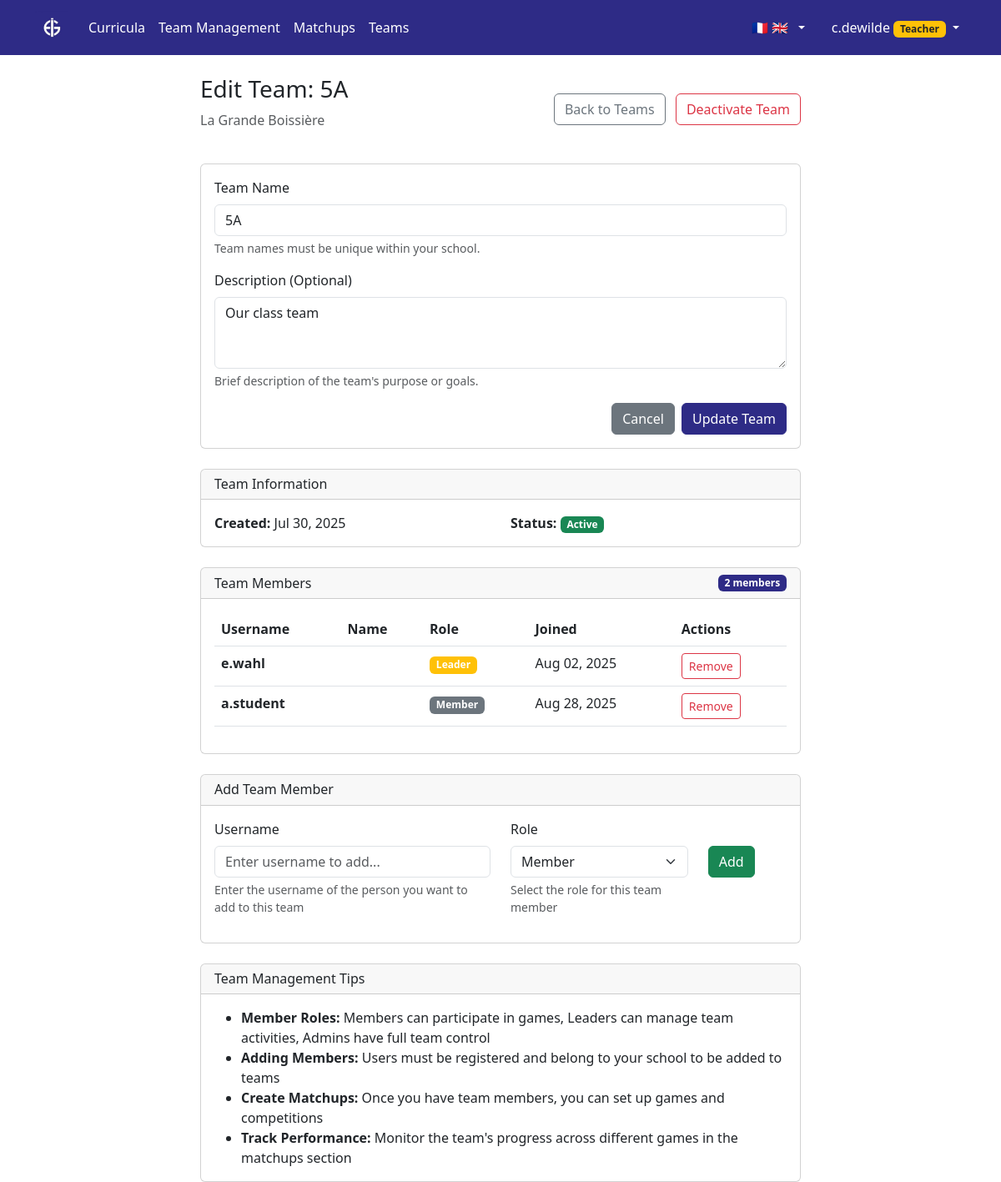
/aigames/team-management/teams/1/edit/ (signed in), run on the app's committed database.
### aigames/models.py (models this page shows, shortened)
class Team(models.Model):
    name = models.CharField(max_length=255)  # Team names unique per school
    description = models.TextField(blank=True)
    school = models.ForeignKey(School, on_delete=models.CASCADE, related_name='teams')
    created_by = models.ForeignKey(User, on_delete=models.CASCADE, related_name='created_teams')
    members = models.ManyToManyField(User, through='TeamMembership', related_name='teams')
    games = models.ManyToManyField(AiGame, through='TeamGameParticipation', related_name='participating_teams')
    is_active = models.BooleanField(default=True)
    created_at = models.DateTimeField(auto_now_add=True)
    updated_at = models.DateTimeField(auto_now=True)
    class Meta:
        ordering = ['name']
        unique_together = ['school', 'name']  # Team names must be unique within each school

class School(models.Model):
    name = models.CharField(max_length=255, unique=True)
    short_name = models.CharField(max_length=50, help_text="Short name or abbreviation")
    description = models.TextField(blank=True)
    logo = models.ImageField(upload_to='school_logos/', blank=True, null=True, help_text="School logo for white-labeling")
    navbar_color = models.CharField(max_length=7, blank=True, help_text="Navbar color in hex format (e.g., #2E2B86)")
    primary_button_color = models.CharField(max_length=7, blank=True, help_text="Primary button color in hex format (e.g., #2E2B86)")
    website_url = models.URLField(blank=True, help_text="School website URL")
    address = models.TextField(blank=True)
    is_active = models.BooleanField(default=True)
    created_at = models.DateTimeField(auto_now_add=True)
    updated_at = models.DateTimeField(auto_now=True)
    @property
    def logo_url(self):
        if self.logo:
            return self.logo.url
        return None
    class Meta:
        ordering = ['name']

class TeamMembership(models.Model):
    ROLE_CHOICES = [
        ('member', 'Member'),
        ('leader', 'Leader'),
        ('admin', 'Admin'),
    ]
    team = models.ForeignKey(Team, on_delete=models.CASCADE)
    user = models.ForeignKey(User, on_delete=models.CASCADE)
    role = models.CharField(max_length=10, choices=ROLE_CHOICES, default='member')
    joined_at = models.DateTimeField(auto_now_add=True)
    class Meta:
        unique_together = ['team', 'user']  # User can only be in a team once

### aigames/views.py (the view, shortened to what this page needs)
# urls.py: path('team-management/teams/<int:team_id>/edit/', views.edit_school_team, name='edit_school_team'),
@login_required
@user_passes_test(can_create_teams)
def edit_school_team(request, team_id):
    user_school = request.user.profile.school
    team = get_object_or_404(Team, id=team_id, school=user_school, is_active=True)
    form = SchoolTeamForm(school=user_school, instance=team)
    member_form = TeamMemberForm(team=team, school=user_school)
    from .models import TeamMembership
    memberships = TeamMembership.objects.filter(team=team).select_related('user', 'user__profile').order_by('joined_at')
    context = {
        'form': form,
        'member_form': member_form,
        'team': team,
        'memberships': memberships,
        'user_school': user_school,
    }
    return render(request, 'aigames/edit_school_team.html', context)

### aigames/templates/aigames/edit_school_team.html (shortened to what this page needs)
{% extends 'syllabus/base.html' %}
{% block content %}
<div class="container">
    <div class="row justify-content-center">
        <div class="col-md-8">
            <div class="d-flex justify-content-between align-items-center mb-4">
                <div>
                    <h1 class="h3">Edit Team: {{ team.name }}</h1>
                    <p class="text-muted">{{ user_school.name }}</p>
                </div>
                <div>
                    <a href="{% url 'aigames:school_teams_list' %}" class="btn btn-outline-secondary me-2">
                         Back to Teams
                    </a>
                    <a href="{% url 'aigames:delete_school_team' team.id %}" class="btn btn-outline-danger">
                        {% if user.profile.is_admin %}Delete{% else %}Deactivate{% endif %} Team
                    </a>
                </div>
            </div>
            <div class="card">
                <div class="card-body">
                    <form method="post">
                        <div class="mb-3">
                            <label for="{{ form.name.id_for_label }}" class="form-label">Team Name</label>
                            {{ form.name }}
                            <div class="form-text">
                                Team names must be unique within your school.
                            </div>
                        </div>
                        <div class="mb-3">
                            <label for="{{ form.description.id_for_label }}" class="form-label">Description (Optional)</label>
                            {{ form.description }}
                            <div class="form-text">
                                Brief description of the team's purpose or goals.
                            </div>
                        </div>
                        <div class="d-flex justify-content-end">
                            <a href="{% url 'aigames:school_teams_list' %}" class="btn btn-secondary me-2">Cancel</a>
                            <button type="submit" class="btn btn-primary">
                                 Update Team
                            </button>
                        </div>
                    </form>
                </div>
            </div>
            <div class="card mt-4">
                <div class="card-header">
                    <h6 class="mb-0"> Team Information</h6>
                </div>
                <div class="card-body">
                    <div class="row">
                        <div class="col-md-6">
                            <strong>Created:</strong> {{ team.created_at|date:"M d, Y" }}
                        </div>
                        <div class="col-md-6">
                            <strong>Status:</strong>
                            {% if team.is_active %}
                                <span class="badge bg-success">Active</span>
                            {% else %}
                                <span class="badge bg-secondary">Inactive</span>
                            {% endif %}
                        </div>
                    </div>
                </div>
            </div>
            <div class="card mt-4">
                <div class="card-header d-flex justify-content-between align-items-center">
                    <h6 class="mb-0"> Team Members</h6>
                    <span class="badge bg-primary">{{ memberships.count }} member{{ memberships.count|pluralize }}</span>
                </div>
                <div class="card-body">
                    {% if memberships %}
                        <div class="table-responsive">
                            <table class="table table-hover">
                                <thead>
                                    <tr>
                                        <th>Username</th>
                                        <th>Name</th>
                                        <th>Role</th>
                                        <th>Joined</th>
                                        <th>Actions</th>
                                    </tr>
                                </thead>
                                <tbody>
                                    {% for membership in memberships %}
                                    <tr>
                                        <td>
                                            <strong>{{ membership.user.username }}</strong>
                                        </td>
                                        <td>{{ membership.user.first_name }} {{ membership.user.last_name }}</td>
                                        <td>
                                            <span class="badge bg-{% if membership.role == 'admin' %}danger{% elif membership.role == 'leader' %}warning{% else %}secondary{% endif %}">
                                                {{ membership.get_role_display }}
                                            </span>
                                        </td>
                                        <td>{{ membership.joined_at|date:"M d, Y" }}</td>
                                        <td>
                                            <form method="post" style="display: inline;" onsubmit="return confirm('Are you sure you want to remove {{ membership.user.username }} from this team?');">
                                                <button type="submit" name="remove_member" class="btn btn-sm btn-outline-danger">
                                                     Remove
                                                </button>
                                            </form>
                                        </td>
                                    </tr>
                                    {% endfor %}
                                </tbody>
                            </table>
                        </div>
                    {% else %}
                        <p class="text-muted mb-0">No members in this team yet. Add some members below!</p>
                    {% endif %}
                </div>
            </div>
            <div class="card mt-4">
                <div class="card-header">
                    <h6 class="mb-0"> Add Team Member</h6>
                </div>
                <div class="card-body">
                    <form method="post">
                        <div class="row">
                            <div class="col-md-6">
                                <div class="mb-3">
                                    <label for="{{ member_form.username.id_for_label }}" class="form-label">Username</label>
                                    {{ member_form.username }}
                                    <div class="form-text">{{ member_form.username.help_text }}</div>
                                </div>
                            </div>
                            <div class="col-md-4">
                                <div class="mb-3">
                                    <label for="{{ member_form.role.id_for_label }}" class="form-label">Role</label>
                                    {{ member_form.role }}
                                    <div class="form-text">{{ member_form.role.help_text }}</div>
                                </div>
                            </div>
                            <div class="col-md-2">
                                <div class="mb-3">
                                    <label class="form-label">&nbsp;</label>
                                    <button type="submit" name="add_member" class="btn btn-success d-block">
                                         Add
                                    </button>
                                </div>
                            </div>
                        </div>
                    </form>
                </div>
            </div>
            <div class="card mt-4">
                <div class="card-header">
                    <h6 class="mb-0"> Team Management Tips</h6>
                </div>
                <div class="card-body">
                    <ul class="mb-0">
                        <li><strong>Member Roles:</strong> Members can participate in games, Leaders can manage team activities, Admins have full team control</li>
                        <li><strong>Adding Members:</strong> Users must be registered and belong to your school to be added to teams</li>
                        <li><strong>Create Matchups:</strong> Once you have team members, you can set up games and competitions</li>
                        <li><strong>Track Performance:</strong> Monitor the team's progress across different games in the matchups section</li>
                    </ul>
                </div>
            </div>
        </div>
    </div>
</div>
{% endblock %}

### syllabus/templates/syllabus/base.html (shortened to what this page needs)
{% load static %}
<!DOCTYPE html>
<html>
<head>
    <link href="{% static 'syllabus/css/bootstrap.min.css' %}" rel="stylesheet">
</head>
<body>
    {% block navbar %}
    <nav class="navbar navbar-expand-lg navbar-dark bg-primary">
        <div class="container">
            {% if user.is_authenticated %}
                <a class="navbar-brand d-flex align-items-center" href="{% if user_role == 'student' %}{% url 'aigames:student_dashboard' %}{% else %}{% url 'curriculum_list' %}{% endif %}">
                    {% if school_logo %}
                        <img src="{{ school_logo }}" alt="{{ school_name }} Logo" height="40">
                    {% else %}
                        📚 Aiducator
                    {% endif %}
                </a>
            {% else %}
                <a class="navbar-brand" href="{% url 'landing_page' %}">📚 Aiducator</a>
            {% endif %}
            <div class="collapse navbar-collapse" id="navbarNav">
                {% if user.is_authenticated %}
                    <ul class="navbar-nav me-auto">
                        {% if user_role == 'student' %}
                            <li class="nav-item">
                                <a class="nav-link" href="{% url 'aigames:student_dashboard' %}">
                                    <i class="bi bi-house-door"></i> My Games
                                </a>
                            </li>
                        {% else %}
                            <li class="nav-item">
                                <a class="nav-link" href="{% url 'curriculum_list' %}">
                                     Curricula
                                </a>
                            </li>
                            <li class="nav-item">
                                <a class="nav-link" href="{% url 'aigames:team_management_dashboard' %}">
                                     Team Management
                                </a>
                            </li>
                            <li class="nav-item">
                                <a class="nav-link" href="{% url 'aigames:game_matchups_list' %}">
                                     Matchups
                                </a>
                            </li>
                            <li class="nav-item">
                                <a class="nav-link" href="{% url 'aigames:list_teams' %}">
                                     Teams
                                </a>
                            </li>
                        {% endif %}
                    </ul>
                {% endif %}
                <ul class="navbar-nav">
                    {% if user.is_authenticated %}
                        <li class="nav-item dropdown me-3">
                            <a class="nav-link dropdown-toggle d-flex align-items-center" href="#" id="languageDropdown" role="button" data-bs-toggle="dropdown" aria-expanded="false">
                                <span class="me-1">🇫🇷</span>
                                <span class="me-1">🇬🇧</span>
                            </a>
                        </li>
                        <li class="nav-item dropdown">
                            <a class="nav-link dropdown-toggle" href="#" id="navbarDropdown" role="button" data-bs-toggle="dropdown">
                                {{ user.username }}
                                {% if user_role == 'admin' %}
                                    <span class="badge bg-danger">Admin</span>
                                {% elif user_role == 'teacher' %}
                                    <span class="badge bg-warning text-dark">Teacher</span>
                                {% elif user_role == 'student' %}
                                    <span class="badge bg-info">Student</span>
                                {% else %}
                                    <span class="badge bg-secondary">User</span>
                                {% endif %}
                            </a>
                        </li>
                    {% else %}
                        <li class="nav-item">
                            <a class="nav-link" href="/accounts/login/">Login</a>
                        </li>
                    {% endif %}
                </ul>
            </div>
        </div>
    </nav>
    {% endblock %}
    <div class="container mt-4">
        {% block content %}{% endblock %}
    </div>
</body>
</html>

### data on the page
Team: name "5A", description "Our class team", created_at "Jul 30, 2025"
School: name "La Grande Boissière"
TeamMembership: user.username "e.wahl", role "Leader", joined_at "Aug 02, 2025"
TeamMembership: user.username "a.student", role "Member", joined_at "Aug 28, 2025"

### other printed values
{{ user.username }} "c.dewilde"
{{ memberships.count }} "2"
{{ member_form.username.help_text }} "Enter the username of the person you want to add to this team"
{{ member_form.role.help_text }} "Select the role for this team member"
